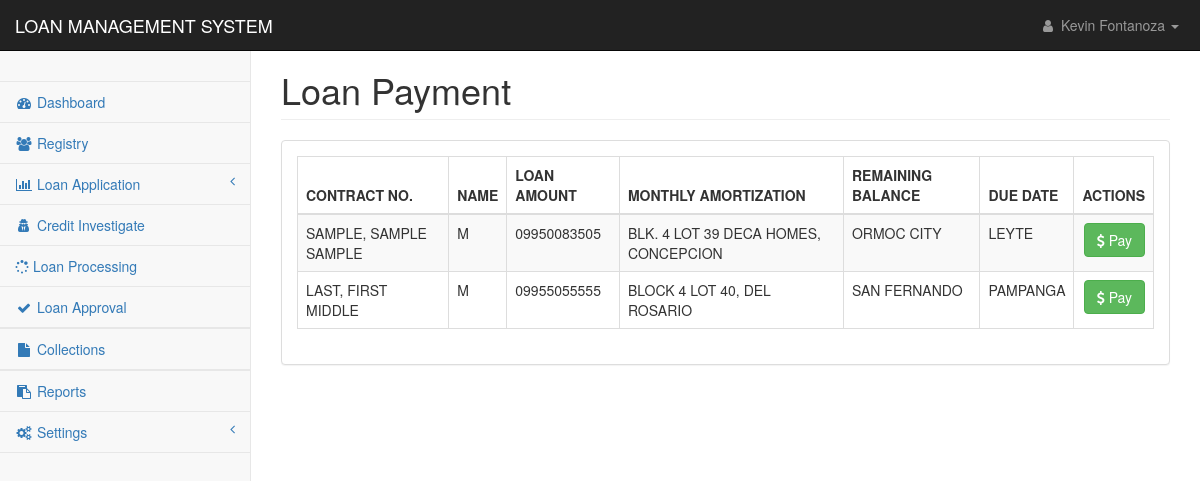
The page /pages/loan_payment.php (signed in) on the database as committed earlier.
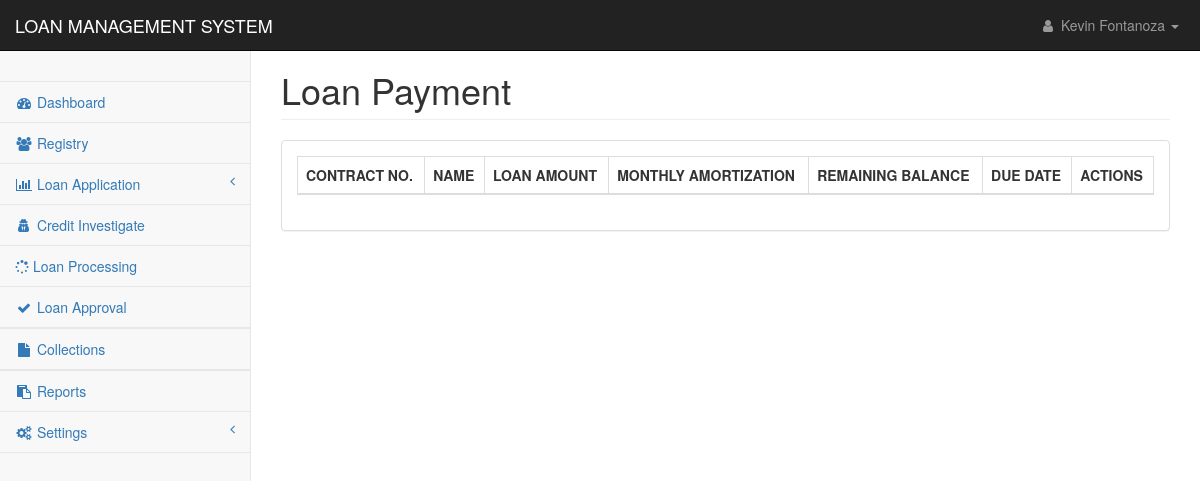
The same page on the database as committed later.
### tables this page shows
CREATE TABLE `loan_applications` (
  `loan_id` int(11) NOT NULL,
  `contract_no` text NOT NULL,
  `client_id` text NOT NULL,
  `loan_type` int(11) NOT NULL,
  `loan_duration` int(11) NOT NULL,
  `loan_amount` double NOT NULL,
  `interest_amount` double NOT NULL,
  `other_fee` double NOT NULL,
  `total_cashout` double NOT NULL,
  `monthly_amortization` int(11) NOT NULL,
  `mop` text NOT NULL,
  `ob` double NOT NULL,
  `udi_percentage` int(11) NOT NULL,
  `udi_value` double NOT NULL,
  `interest_percentage` int(11) NOT NULL,
  `application_date` datetime NOT NULL DEFAULT current_timestamp(),
  `ci_status` int(11) NOT NULL,
  `ci_by` text NOT NULL,
  `ci_remarks` text NOT NULL,
  `ci_date` datetime DEFAULT NULL,
  `approval` int(11) NOT NULL,
  `processed_by` text NOT NULL,
  `date_flagged` datetime DEFAULT NULL,
  `remarks` text NOT NULL,
  `paid` int(11) NOT NULL,
  `loan_status` text NOT NULL,
  `process_status` int(11) NOT NULL,
  `effective_date` date NOT NULL
);

CREATE TABLE `clients` (
  `client_id` int(11) NOT NULL,
  `first_name` text NOT NULL,
  `middle_name` text NOT NULL,
  `last_name` text NOT NULL,
  `suffix` varchar(20) NOT NULL,
  `gender` varchar(7) NOT NULL,
  `dob` date NOT NULL,
  `pob` text NOT NULL,
  `mobile` text NOT NULL,
  `street` text NOT NULL,
  `brgy` text NOT NULL,
  `city` text NOT NULL,
  `province` text NOT NULL,
  `zipcode` int(11) NOT NULL,
  `res_status` text NOT NULL,
  `yrs_res` int(11) NOT NULL,
  `status` int(11) NOT NULL,
  `date_encoded` datetime NOT NULL DEFAULT current_timestamp()
);

### pages/loan_payment.php (the view, shortened to what this page needs)
<?php
include('../config/conn.php');
?>
<!DOCTYPE html>
<html lang="en">
    <head>
        <link href="../css/bootstrap.min.css" rel="stylesheet">
        <link href="../css/metisMenu.min.css" rel="stylesheet">
        <link href="../css/dataTables/dataTables.bootstrap.css" rel="stylesheet">
        <link href="../css/dataTables/dataTables.responsive.css" rel="stylesheet">
        <link href="../css/startmin.css" rel="stylesheet">
        <link href="../css/font-awesome.min.css" rel="stylesheet" type="text/css">
    </head>
    <body>
        <div id="wrapper">
            <?php include('nav.php');?>
            <div id="page-wrapper">
                <div class="container-fluid">
                    <div class="row">
                        <div class="col-lg-12">
                            <h1 class="page-header">Loan Payment</h1>
                        </div>
                    </div>
                    <div class="row">
                        <div class="col-lg-12">
                            <div class="panel panel-default">
                                <div class="panel-body">
                                    <div class="table-responsive">
                                        <table class="table table-striped table-bordered table-hover" id="dataTables-example">
                                            <thead>
                                                <tr>
                                                    <th>CONTRACT NO.</th>
                                                    <th>NAME</th>
                                                    <th>LOAN AMOUNT</th>
                                                    <th>MONTHLY AMORTIZATION</th>
                                                    <th>REMAINING BALANCE</th>
                                                    <th>DUE DATE</th>
                                                    <th>ACTIONS</th>
                                                </tr>
                                            </thead>
                                            <tbody>
                                                <?php
                                                    $sql ="SELECT * FROM loan_applications l left join clients c on c.client_id=l.client_id where remarks!='paid' and approval=1 order by l.date_flagged asc";
                                                    $res = mysqli_query($con,$sql);
                                                        if(mysqli_num_rows($res) > 0){
                                                            while($row = mysqli_fetch_assoc($res)) {
                                                                $cid = $row['contract_no'];
                                                                ?><tr class="odd gradeX">
                                                                    <td><?php echo $row['last_name'].', '.$row['first_name'].' '.$row['suffix'].' '.$row['middle_name'];?></td>
                                                                    <td><?php echo $row['gender'];?></td>
                                                                    <td><?php echo $row['mobile'];?></td>
                                                                    <td><?php echo $row['street'].', '.$row['brgy'];?></td>
                                                                    <td><?php echo $row['city'];?></td>
                                                                    <td><?php echo $row['province'];?></td>
                                                                    <td style="text-align:right">
                                                                        <div class="tooltip-demo">
                                                                                <a href="loan_payment_form.php?id=<?php echo $cid?>">
                                                                                    <button type="button" class="btn btn-success" data-toggle="tooltip" data-placement="top" title="Proceed to payment">
                                                                                        <i class="fa fa-dollar" aria-hidden="true"></i> Pay
                                                                                    </button>
                                                                                </a>
                                                                        </div>
                                                                    </td>
                                                                </tr><?php
                                                            }
                                                        }
                                                ?>
                                            </tbody>
                                        </table>
                                    </div>
                                </div>
                            </div>
                        </div>
                    </div>
                </div>
            </div>
        </div>
    </body>
</html>

Rows that differ between the two databases and show on the page:
removed loan_applications: client.last_name "SAMPLE", client.first_name "SAMPLE", client.middle_name "SAMPLE", client.gender "M", client.mobile "09950083505", client.street "BLK. 4 LOT 39 DECA HOMES", client.brgy "CONCEPCION", client.city "ORMOC CITY", client.province "LEYTE"
removed loan_applications: client.last_name "LAST", client.first_name "FIRST", client.middle_name "MIDDLE", client.gender "M", client.mobile "09955055555", client.street "BLOCK 4 LOT 40", client.brgy "DEL ROSARIO", client.city "SAN FERNANDO", client.province "PAMPANGA"
